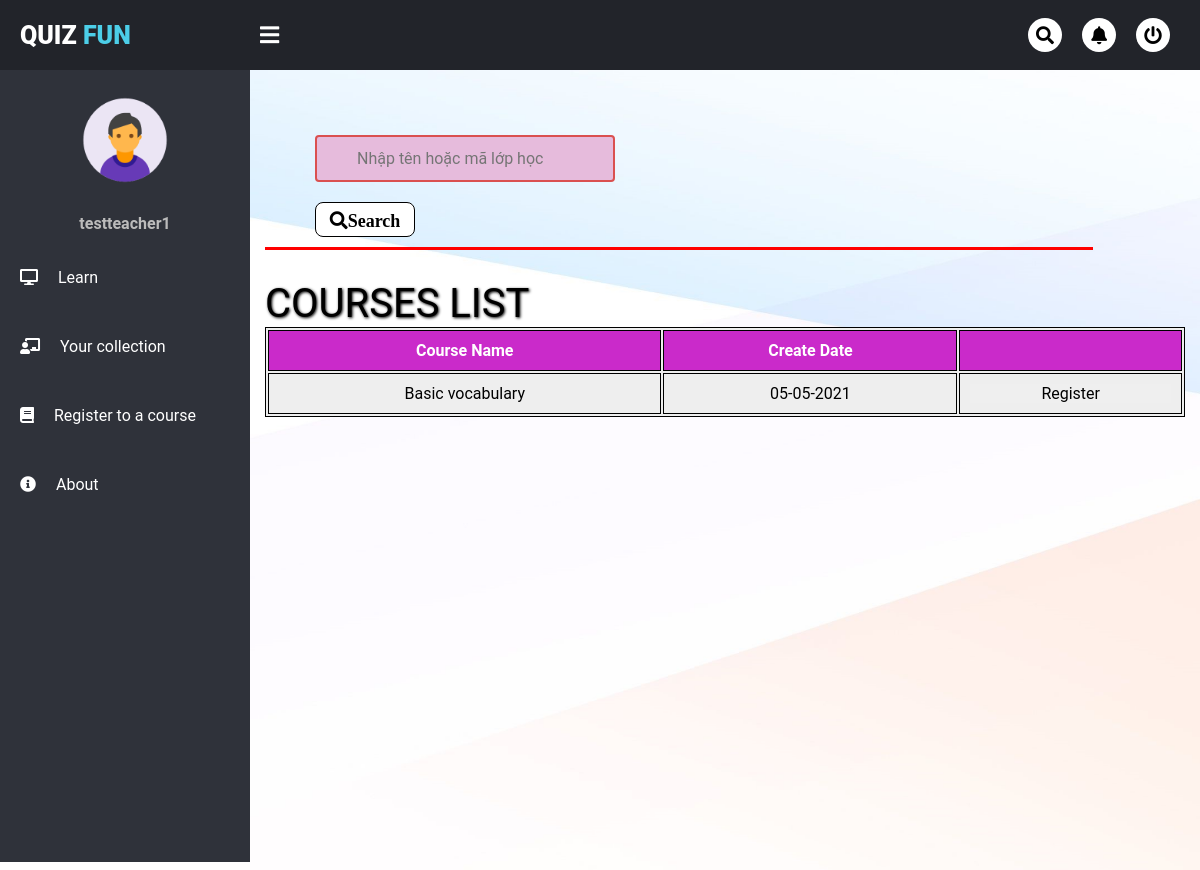
/user/courses_list/ (signed in), run on an earlier commit of the app's database.
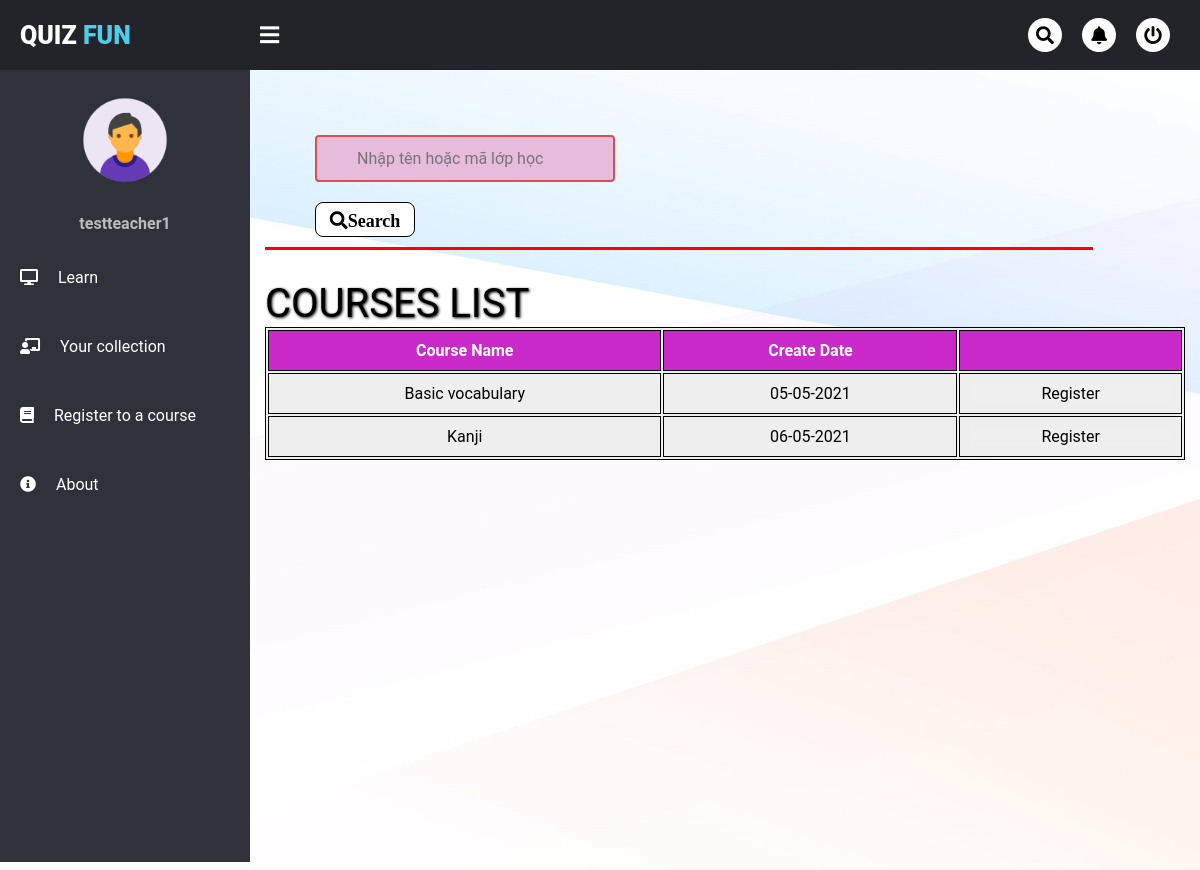
And on a later commit of the database.
### user/models.py (models this page shows, shortened)
class Courses(models.Model):
    courseName = models.CharField(max_length=50)
    beginDate = models.DateTimeField(auto_now_add=True)
    manageTeacher = models.ForeignKey(User, on_delete = models.CASCADE)
    student = models.ManyToManyField(User, related_name='student')
    required = models.ManyToManyField(QuizPack, related_name='required')

### user/views.py (the view)
# urls.py: path('courses_list/', views.show_courses_list, name='courses'),
def show_courses_list(request):
    data={'courses': Courses.objects.filter(~Q(student=request.user)).order_by("beginDate")}
    if data:
        return render(request, 'course_pages/courses_list.html', data)
    else:
        return HttpResponse("Hiện tại chưa có khóa học nào")

### user/templates/course_pages/courses_list.html (shortened to what this page needs)
{% extends "user_pages/student_dashboard.html" %}
{% block mainContainer %}
<head>
</head>
    <form action="" method="post" name="userSearching">
        <input type="text" placeholder="Nhập tên hoặc mã lớp học">
        <a href="#" id="searchBtn" ><i class="fas fa-search">Search</i></a>
    </form>
</body>
<hr color="red" size="5px" width="90%">
<h1>Courses List</h1>
<table>
    <tr id="rowOne">
        <th>Course Name</th>
        <th>Create Date</th>
        <th> </th>
      </tr>
      {% for C in courses %}
    <tr>
      <td>{{C.courseName}}</td>
      <td>{{C.beginDate|date:"d-m-Y"}}</td>
      <td><a href="{% url 'register_course' C.id %}"><button class="clickV">Register</button></a></td>
    </tr>
    {% empty %}
    <p>No Course</p>
    {% endfor %}
</table>
<br><br><br><br><br><br><br><br>
{% endblock %}

What changed in the data, as far as the page shows it:
added Courses: courseName "Kanji", beginDate "06-05-2021"
